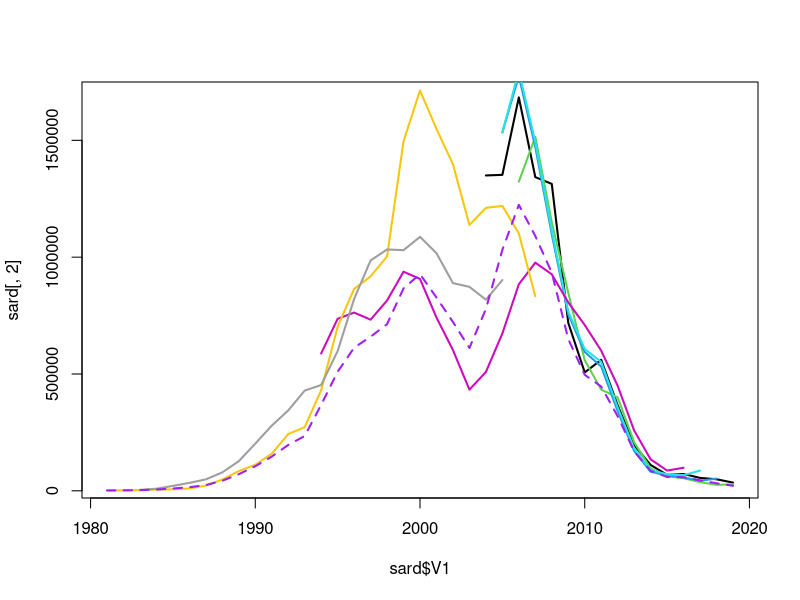
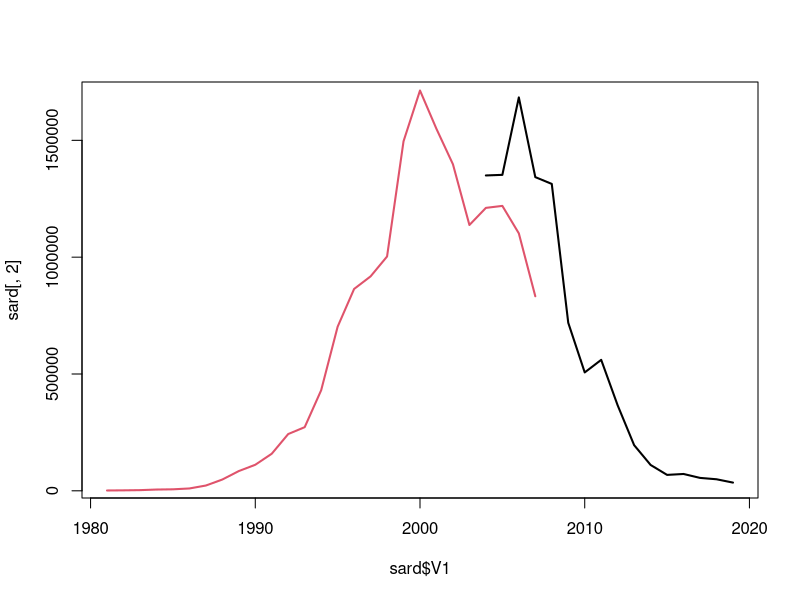
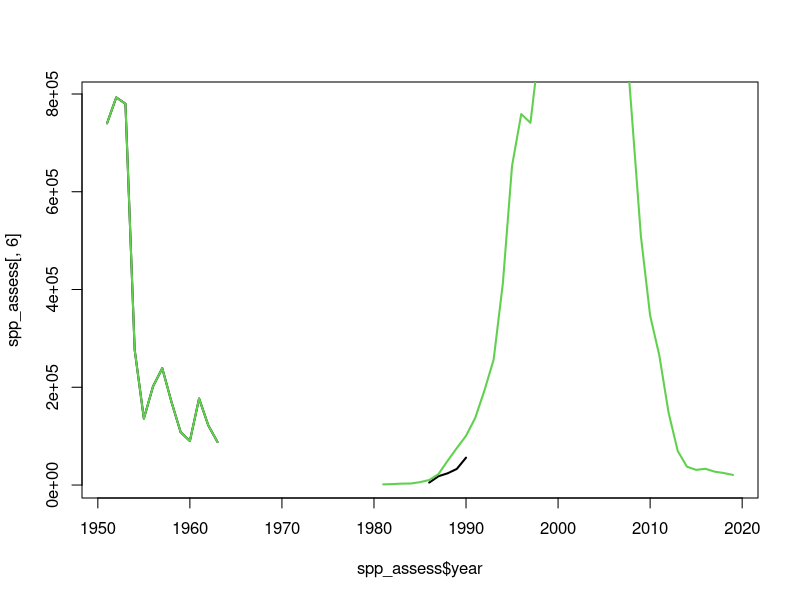

Recreate these plots in R, in order.
setwd("~/Documents/R/Github/calcofi_spf/data")

sard_head <- read.csv('sardine_assessment_data.csv',nrows=1)
sard <- read.csv('sardine_assessment_data.csv',header=F,skip=2)

plot(sard$V1,sard[,2],typ='l',lwd=2)
for(i in 3:ncol(sard)){
  points(sard$V1,sard[,i],typ='l',col=i,lwd=2)
}
points(sard$V1,apply(sard,1,mean,na.rm=T),typ='l',col='purple',lwd=2,lty=2)

plot(sard$V1,sard[,2],typ='l',lwd=2)
points(sard$V1,sard[,7],typ='l',lwd=2,col=2)


assessment <- read.csv('assessment_output.csv',nrows=5)
spp_assess <- read.csv('assessment_output.csv',skip=5)

plot(spp_assess$year,spp_assess[,6],typ='l',lwd=2)
points(spp_assess$year,spp_assess[,2],typ='l',lwd=2,col=3)
